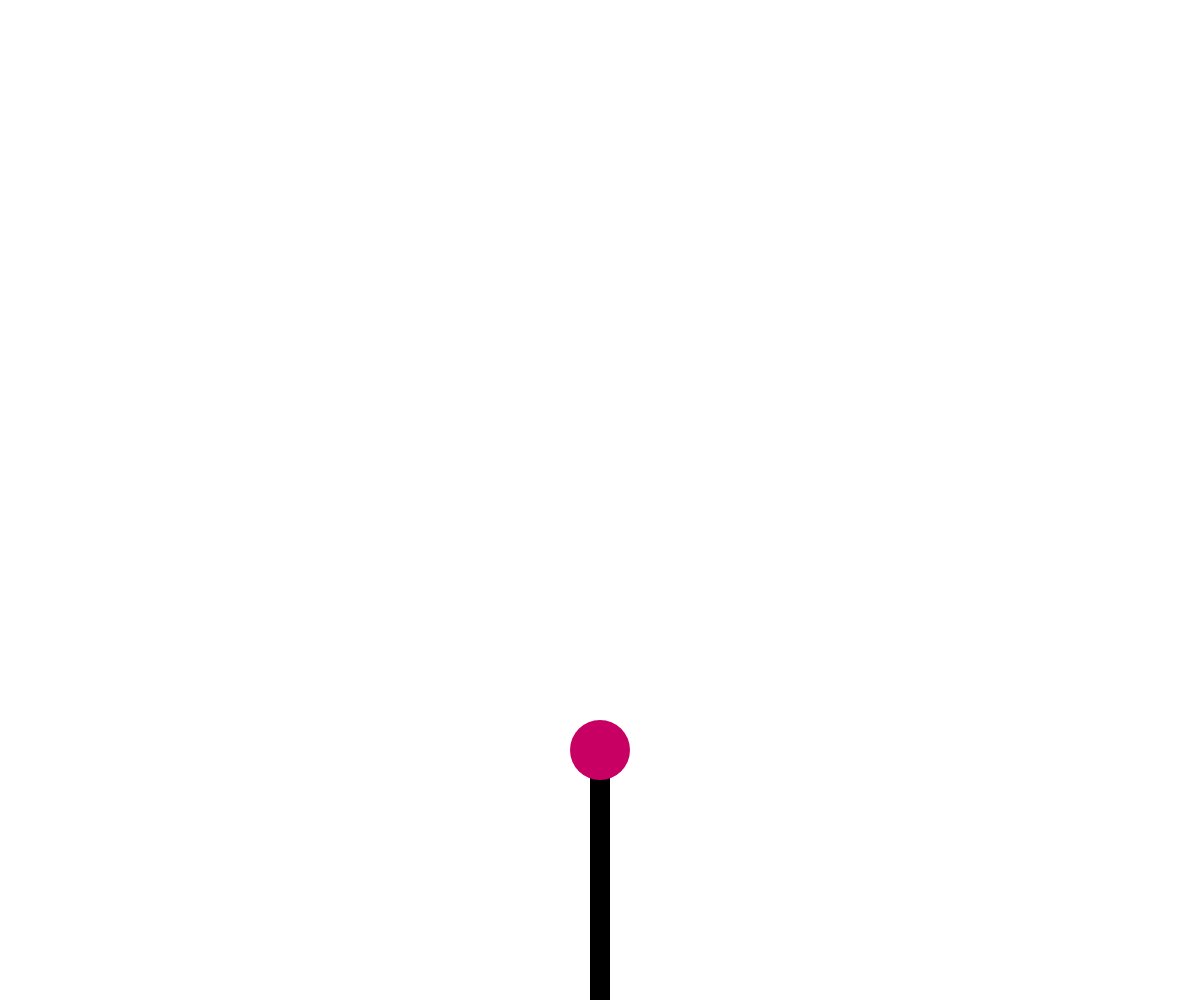
Frame 1 (no input)
Frame 60 (no input): identical to frame 1, image omitted
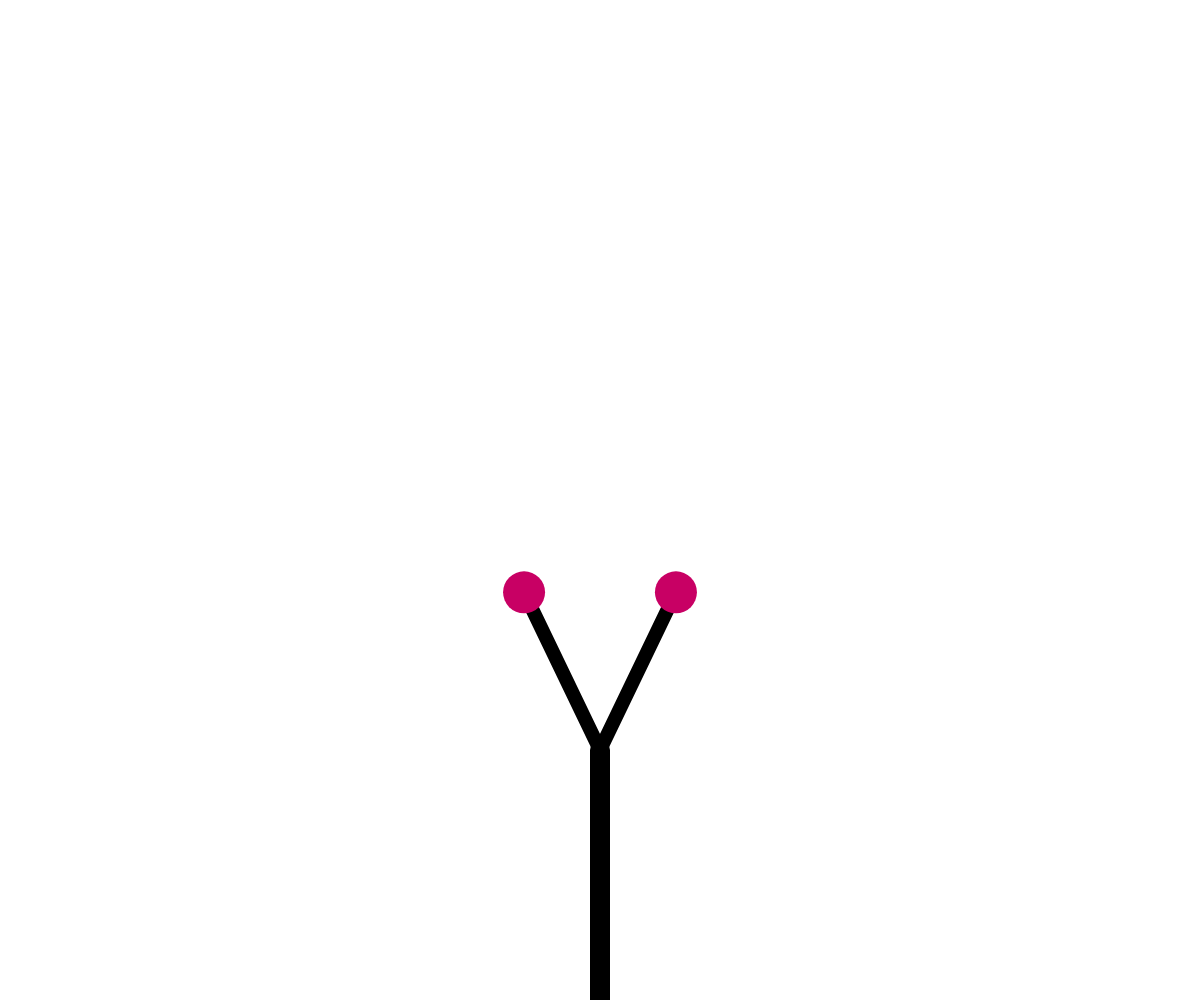
Frame 120 (the mouse pressed at the canvas centre since frame 60)

The p5.js sketch that drew these frames (run headless with seeded random() and noise() and a simulated clock; from frame 60 on, the mouse is pressed at the canvas centre):

// p5.js sketch
// ── sketch.js
var tree = [];

function setup()
{
     createCanvas(windowWidth, windowHeight);
     var a = createVector(width / 2, height);
	var b = createVector(width /2, height - height / 4);
	var root = new Branch(a, b, 20);
     tree[0] = root;
}

// press mouse to get next generation of branches
function mousePressed()
{
  for (var i = tree.length -1; i >= 0 ; i--)
  {
    if (!tree[i].__finished)
    {
      tree.push(tree[i].branchA());
      tree.push(tree[i].branchB());
      tree[i].__finished = true;
      tree[i].__last = false;
    }
  }
}

function draw()
{
     background(255);
     for (var i = 0; i < tree.length; i++)
     {
          tree[i].show();
     }
     for (var i = tree.length -1; i >= 0 ; i--)
       {
        if (tree[i].__last)
        {
           noStroke();
           fill(200, 0, 100);
           if (tree[i].__thickness > 5)
           {
                ellipse(tree[i].__end.x, tree[i].__end.y, tree[i].__thickness * 3);
           }
           else
           {
                ellipse(tree[i].__end.x, tree[i].__end.y, 5);
           }
        }
       }

}

// ── branch.js
function Branch(s, e, thickness)
{
	this.__start = s;
	this.__end = e;
	this.__finished = false;
	this.__thickness = thickness;
	this.__last = true;

	this.show = function()
	{
		stroke(0);
		strokeWeight(this.__thickness);
		line(this.__start.x, this.__start.y, this.__end.x, this.__end.y);
	}

	this.branchA = function()
	{
		var dir = p5.Vector.sub(this.__end, this.__start);
		dir.rotate(PI / 7);
		dir.mult(0.7);
		var newEnd = p5.Vector.add(this.__end, dir);
		var right = new Branch(this.__end, newEnd, this.__thickness * 0.7);

		return right;
	}

	this.branchB = function()
	{
		var dir = p5.Vector.sub(this.__end, this.__start);
		dir.rotate(-PI / 7);
		dir.mult(0.7);
		var newEnd = p5.Vector.add(this.__end, dir);
		var right = new Branch(this.__end, newEnd, this.__thickness * 0.7);

		return right;
	}

}
